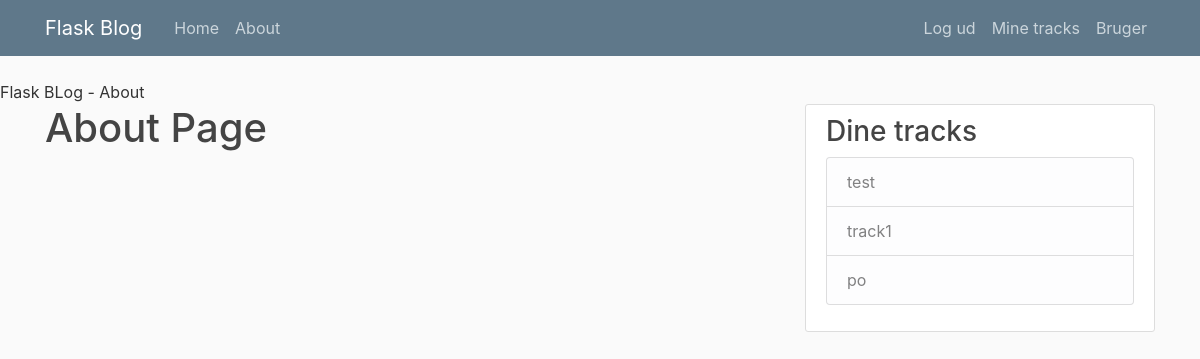
The page /about (signed in) on the database its author committed.
### tables this page shows
CREATE TABLE tracks(
                               Id INTEGER PRIMARY KEY AUTOINCREMENT,
                               user_id INTEGER,
                               name TEXT,
                               unit TEXT,
                               type INTEGER,
                               createdate TEXT,
                               scalesize INT
                               );

### main.py (the view)
@app.route("/about")
def about():
    return my_render("about.html", title="About")

### main.py (called while the page is built)
def get_login_status():
    return 'currentuser' in session

def my_render(template, **kwargs):
    login_status = get_login_status()
    tracks=get_tracks()
    if len(tracks) < 1:
        noTracks = True
    else:
        noTracks = False
    return render_template(template, tracks=tracks, noTracks=noTracks, loggedin=login_status, **kwargs)

def get_tracks():
    c = get_db().cursor()
    if 'currentuser' in session:
        c.execute('''
              SELECT * FROM tracks WHERE user_id=?
              ''',(session['currentuser'],))
    tracks = []
    for track in c:
        tracks.append(track)
    return tracks

def get_db():
    db = g.get("_database", None)
    if db is None:
        db = g._database = sqlite3.connect(DATABASE)
    return db

@app.teardown_appcontext
def close_connection(exception):
    db = getattr(g,"_database", None)
    if db is not None:
        db.close()

### templates/about.html
{% extends "layout.html" %}
{% block content %}
    <h1>About Page</h1>
{% endblock content %}

### templates/layout.html (shortened to what this page needs)
<!DOCTYPE html>
<html>
<head>
    <link rel="stylesheet" href="https://maxcdn.bootstrapcdn.com/bootstrap/4.0.0/css/bootstrap.min.css">
     <link rel="stylesheet" type="text/css" href="{{ url_for("static", filename="main.css") }}"
    {% if title %}
        <title>Flask BLog - {{title}}</title>
    {% else %}
        <title>Flask Blog</title>
    {% endif %}
</head>
<body>
    <header class="site-header">
      <nav class="navbar navbar-expand-md navbar-dark bg-steel fixed-top">
        <div class="container">
          <a class="navbar-brand mr-4" href="/">Flask Blog</a>
          <div class="collapse navbar-collapse" id="navbarToggle">
            <div class="navbar-nav mr-auto">
              <a class="nav-item nav-link" href="/">Home</a>
              <a class="nav-item nav-link" href="/about">About</a>
            </div>
            <div class="navbar-nav">
              {% if loggedin == True %}
                <a class="nav-item nav-link" href="/logout">Log ud</a>
                <a class="nav-item nav-link" href="/my_tracks">Mine tracks</a>
                <a class="nav-item nav-link" href="/user">Bruger</a>
              {% else %}
                <a class="nav-item nav-link" href="/login">Login</a>
                <a class="nav-item nav-link" href="/register">Register</a>
              {% endif %}
            </div>
          </div>
        </div>
      </nav>
    </header>
    <main role="main" class="container">
      <div class="row">
        <div class="col-md-8">
          {% block content %}{% endblock %}
        </div>
        <div class="col-md-4">
          <div class="content-section">
          {% if loggedin == True %}
            {% if noTracks == False %}
            <h3>Dine tracks</h3>
              <ul class="list-group">
              {% for track in tracks %}
                <a class="list-group-item list-group-item-light" href="#">{{ track[2] }}</a>
                {% endfor %}
              </ul>
            {% else %}
            <h3>Dine tracks</h3>
              <ul class="list-group">
                <li class="list-group-item list-group-item-light">Du har ikke oprettet nogle tracks endnu</li>
              </ul>
            </p>
            {% endif %}
          {% endif %}
          </div>
        </div>
      </div>
    </main>
</body>
</html>

### static/main.css (style rules this page uses)
body { background: #fafafa; color: #333333; margin-top: 5rem; }
h1, h2, h3, h4, h5, h6 { color: #444444; }
.bg-steel { background-color: #5f788a; }
.site-header .navbar-nav .nav-link { color: #cbd5db; }
.content-section { background: #ffffff; padding: 10px 20px; border: 1px solid #dddddd; border-radius: 3px; margin-bottom: 20px; }

### rows shown on the page
tracks: name "test"
tracks: name "track1"
tracks: name "po"

### other values the page prints
{{ title }} "About"
